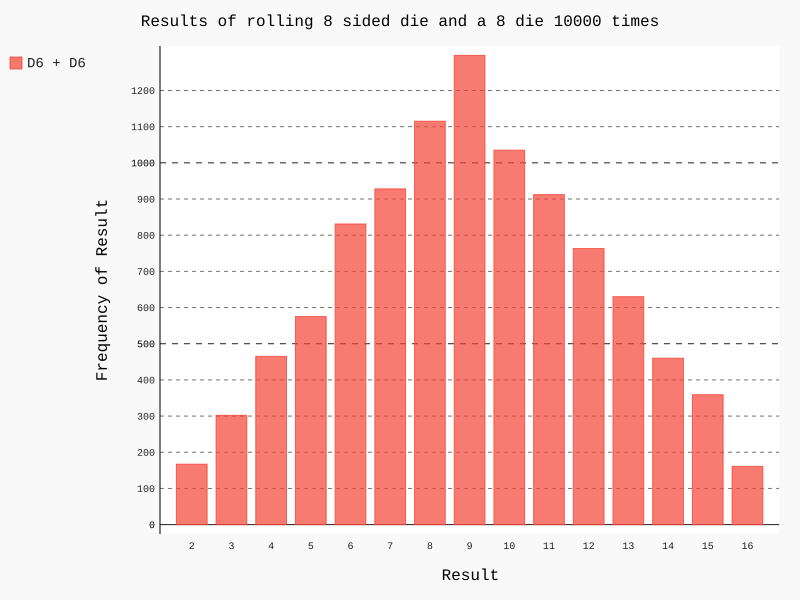

This chart was generated by the following Python code:
import pygal
from pygal_die.die import Die


# Create two a 6 Sided die.
die1 = Die(8)
die2 = Die(8)

# Make some rolls and store the results in a list.

results = []
for roll_num in range(10000):
    result = die1.roll() + die2.roll()
    results.append(result)

# Analyze results
max_results = die1.num_sides + die2.num_sides
frequencies = []
for value in range(2, max_results + 1):  # Added +1 because range
    frequency = results.count(value)  # Counts how many times num.sides appears in results from above
    frequencies.append(frequency)

# Visualize the results.

hist = pygal.Bar()
max_outcome = list([die1.num_sides + die2.num_sides])
neat = []
for x in range(2, max_results + 1):
    formatted_x = f"{x}"
    neat.append(formatted_x)
print(neat)
hist.title = (f'Results of rolling {die1.num_sides} sided die and a {die2.num_sides} die {len(results)} times')
hist.x_labels = neat
hist.x_title = 'Result'
hist.y_title = 'Frequency of Result'

hist.add('D6 + D6', frequencies)
hist.render_to_file('die_visual.svg')
